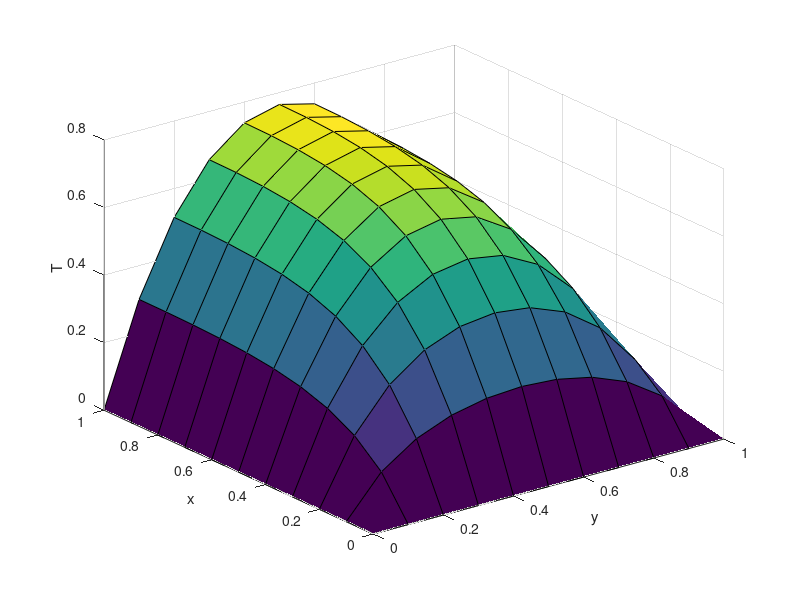

Reproduce this figure in MATLAB.
function my_hw10_4
clear; clc;
xStart = 0; xStop = 1; dx = 0.1; I = (xStop-xStart)/dx+1;
yStart = 0; yStop = 1; dy = 0.1; J = (yStop-yStart)/dy+1;
x = linspace(xStart,xStop,I);
y = linspace(yStart,yStop,J);

S = 1;  time=0; tStop=1; h = 0.1; dt = 0.025;
alpha = 0.1; r = alpha*dt/(dx^2);

T = zeros(I,J,2); %f(:,1) - old; f(:,2) - new

while (time < tStop)
    T(:,:,1)=T(:,:,2);
    T(1,:,2) = 0; T(:,1,2) = 0; T(:,J,2) = 0;
    
    for j = 2:J-1
        T(I,j,2) = (1-4*r)*T(I,j,1) +r*(2*T(I-1,j,1)+T(I,j+1,1)+T(I,j-1,1)) + dt*S;    
    end
    for i = 2:I-1
        for j = 2:J-1
            T(i,j,2) = (1-4*r)*T(i,j,1) +r*(T(i+1,j,1)+T(i-1,j,1)+T(i,j+1,1)+T(i,j-1,1)) + dt*S;            
        end
    end
    time = time + dt;
    
    surf(y,x,T(:,:,2));
    xlabel('y'), ylabel('x'), zlabel('T'), grid on
    pause(0.01);
    
end
end
